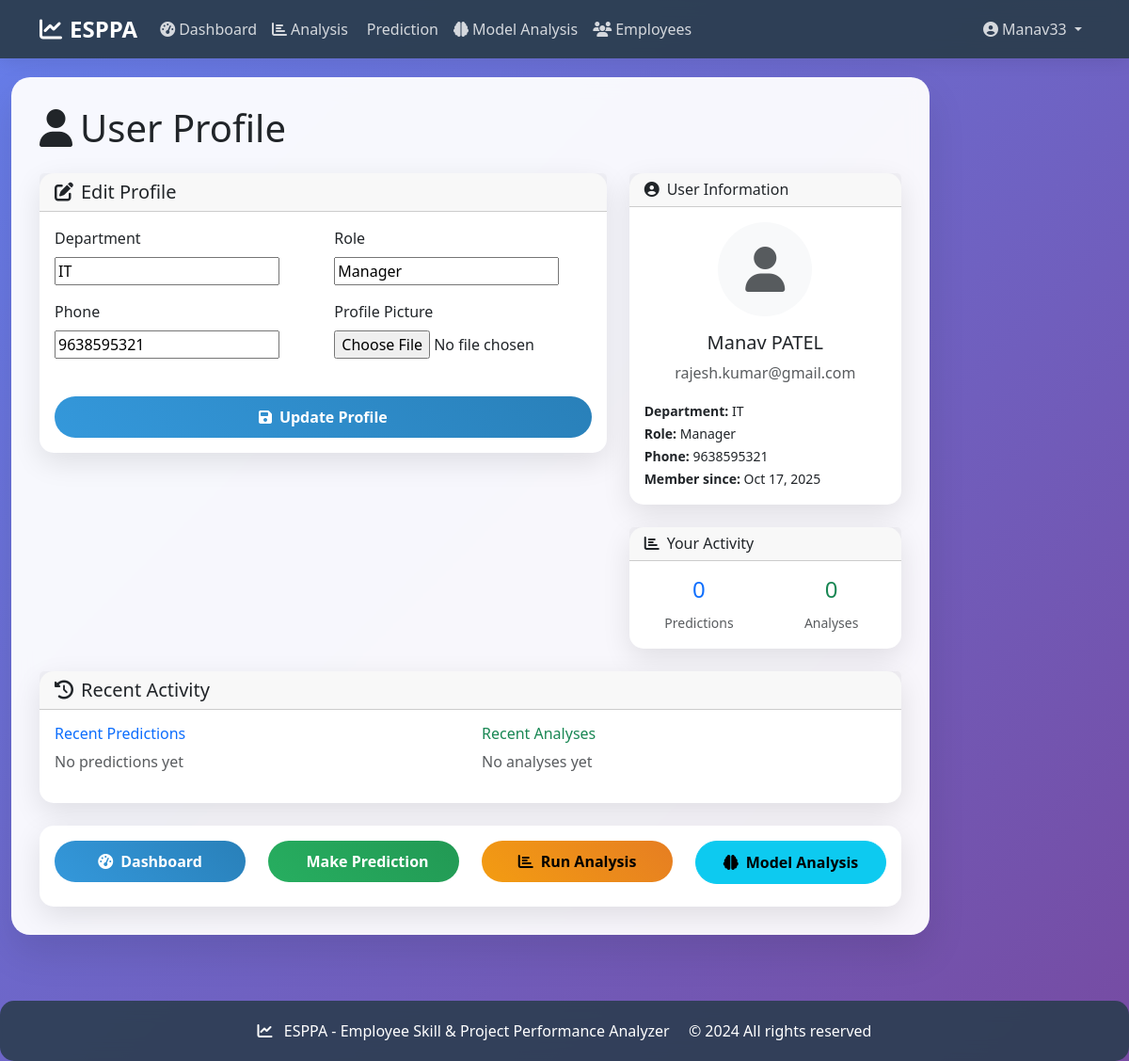
The app's page /profile/ (signed in) with its own data.
### analyzer/models.py (models this page shows, shortened)
class UserProfile(models.Model):
    user = models.OneToOneField(User, on_delete=models.CASCADE)
    department = models.CharField(max_length=100, blank=True)
    role = models.CharField(max_length=100, blank=True)
    phone = models.CharField(max_length=20, blank=True)
    profile_picture = models.ImageField(upload_to='profile_pics/', null=True, blank=True)
    created_at = models.DateTimeField(auto_now_add=True)
    updated_at = models.DateTimeField(auto_now=True)

### analyzer/views.py (the view)
# urls.py: path('profile/', views.profile_view, name='profile'),
@login_required
def profile_view(request):
    userprofile, created = UserProfile.objects.get_or_create(user=request.user)
    if request.method == 'POST':
        form = UserProfileForm(request.POST, request.FILES, instance=userprofile)
        if form.is_valid():
            form.save()
            messages.success(request, 'Profile updated successfully!')
            return redirect('profile')
    else:
        form = UserProfileForm(instance=userprofile)
    recent_predictions = Prediction.objects.filter(created_by=request.user).order_by('-created_at')[:10]
    recent_analyses = Analysis.objects.filter(created_by=request.user).order_by('-created_at')[:10]
    context = {
        'form': form,
        'recent_predictions': recent_predictions,
        'recent_analyses': recent_analyses,
    }
    return render(request, 'analyzer/profile.html', context)

### analyzer/forms.py
class UserProfileForm(forms.ModelForm):
    class Meta:
        model = UserProfile
        fields = ['department', 'role', 'phone', 'profile_picture']

### templates/analyzer/profile.html (shortened to what this page needs)
{% extends 'base.html' %}
{% load crispy_forms_tags %}
{% block content %}
<div class="row">
    <div class="col-12">
        <h1 class="mb-4">
            <i class="fas fa-user me-2"></i>User Profile
        </h1>
    </div>
</div>
<div class="row">
    <div class="col-md-8">
        <div class="card">
            <div class="card-header">
                <h5 class="card-title mb-0">
                    <i class="fas fa-edit me-2"></i>Edit Profile
                </h5>
            </div>
            <div class="card-body">
                <form method="post" enctype="multipart/form-data" novalidate>
                    <div class="row">
                        <div class="col-md-6">
                            <div class="mb-3">
                                <label for="{{ form.department.id_for_label }}" class="form-label">Department</label>
                                {{ form.department }}
                            </div>
                        </div>
                        <div class="col-md-6">
                            <div class="mb-3">
                                <label for="{{ form.role.id_for_label }}" class="form-label">Role</label>
                                {{ form.role }}
                            </div>
                        </div>
                    </div>
                    <div class="row">
                        <div class="col-md-6">
                            <div class="mb-3">
                                <label for="{{ form.phone.id_for_label }}" class="form-label">Phone</label>
                                {{ form.phone }}
                            </div>
                        </div>
                        <div class="col-md-6">
                            <div class="mb-3">
                                <label for="{{ form.profile_picture.id_for_label }}" class="form-label">Profile Picture</label>
                                {{ form.profile_picture }}
                            </div>
                        </div>
                    </div>
                    <div class="d-grid gap-2 mt-4">
                        <button type="submit" class="btn btn-primary">
                            <i class="fas fa-save me-2"></i>Update Profile
                        </button>
                    </div>
                </form>
            </div>
        </div>
    </div>
    <div class="col-md-4">
        <div class="card mb-4">
            <div class="card-header">
                <h6 class="card-title mb-0">
                    <i class="fas fa-user-circle me-2"></i>User Information
                </h6>
            </div>
            <div class="card-body text-center">
                {% if user.userprofile.profile_picture %}
                    <img src="{{ user.userprofile.profile_picture.url }}"
                         alt="Profile Picture"
                         class="rounded-circle mb-3"
                         style="width: 100px; height: 100px; object-fit: cover;">
                {% else %}
                    <div class="bg-light rounded-circle d-inline-flex align-items-center justify-content-center mb-3"
                         style="width: 100px; height: 100px;">
                        <i class="fas fa-user fa-3x text-muted"></i>
                    </div>
                {% endif %}
                <h5>{{ user.get_full_name|default:user.username }}</h5>
                <p class="text-muted">{{ user.email }}</p>
                <div class="row text-start">
                    <div class="col-12">
                        <small><strong>Department:</strong> {{ user.userprofile.department|default:"Not specified" }}</small><br>
                        <small><strong>Role:</strong> {{ user.userprofile.role|default:"Not specified" }}</small><br>
                        <small><strong>Phone:</strong> {{ user.userprofile.phone|default:"Not specified" }}</small><br>
                        <small><strong>Member since:</strong> {{ user.date_joined|date:"M d, Y" }}</small>
                    </div>
                </div>
            </div>
        </div>
        <div class="card">
            <div class="card-header">
                <h6 class="card-title mb-0">
                    <i class="fas fa-chart-bar me-2"></i>Your Activity
                </h6>
            </div>
            <div class="card-body">
                <div class="row text-center">
                    <div class="col-6">
                        <div class="h4 text-primary">{{ user.prediction_set.count }}</div>
                        <small class="text-muted">Predictions</small>
                    </div>
                    <div class="col-6">
                        <div class="h4 text-success">{{ user.analysis_set.count }}</div>
                        <small class="text-muted">Analyses</small>
                    </div>
                </div>
            </div>
        </div>
    </div>
</div>
<div class="row mt-4">
    <div class="col-12">
        <div class="card">
            <div class="card-header">
                <h5 class="card-title mb-0">
                    <i class="fas fa-history me-2"></i>Recent Activity
                </h5>
            </div>
            <div class="card-body">
                <div class="row">
                    <div class="col-md-6">
                        <h6 class="text-primary">Recent Predictions</h6>
                        {% if user.prediction_set.all %}
                            <div class="list-group list-group-flush">
                                {% for prediction in user.prediction_set.all|slice:":5" %}
                                <div class="list-group-item">
                                    <div class="d-flex justify-content-between align-items-center">
                                        <div>
                                            <h6 class="mb-1">{{ prediction.get_model_type_display }}</h6>
                                            <small class="text-muted">{{ prediction.created_at|date:"M d, Y H:i" }}</small>
                                        </div>
                                        <span class="badge bg-primary">{{ prediction.prediction_result|floatformat:2 }}</span>
                                    </div>
                                </div>
                                {% endfor %}
                            </div>
                        {% else %}
                            <p class="text-muted">No predictions yet</p>
                        {% endif %}
                    </div>
                    <div class="col-md-6">
                        <h6 class="text-success">Recent Analyses</h6>
                        {% if user.analysis_set.all %}
                            <div class="list-group list-group-flush">
                                {% for analysis in user.analysis_set.all|slice:":5" %}
                                <div class="list-group-item">
                                    <div class="d-flex justify-content-between align-items-center">
                                        <div>
                                            <h6 class="mb-1">{{ analysis.get_analysis_type_display }}</h6>
                                            <small class="text-muted">{{ analysis.created_at|date:"M d, Y H:i" }}</small>
                                        </div>
                                        <span class="badge bg-success">{{ analysis.chart_type|title }}</span>
                                    </div>
                                </div>
                                {% endfor %}
                            </div>
                        {% else %}
                            <p class="text-muted">No analyses yet</p>
                        {% endif %}
                    </div>
                </div>
            </div>
        </div>
    </div>
</div>
<div class="row mt-4">
    <div class="col-12">
        <div class="card">
            <div class="card-body">
                <div class="row">
                    <div class="col-md-3 mb-2">
                        <a href="{% url 'dashboard' %}" class="btn btn-primary w-100">
                            <i class="fas fa-tachometer-alt me-2"></i>Dashboard
                        </a>
                    </div>
                    <div class="col-md-3 mb-2">
                        <a href="{% url 'prediction' %}" class="btn btn-success w-100">
                            Make Prediction
                        </a>
                    </div>
                    <div class="col-md-3 mb-2">
                        <a href="{% url 'analysis' %}" class="btn btn-warning w-100">
                            <i class="fas fa-chart-bar me-2"></i>Run Analysis
                        </a>
                    </div>
                    <div class="col-md-3 mb-2">
                        <a href="{% url 'model_analysis' %}" class="btn btn-info w-100">
                            <i class="fas fa-brain me-2"></i>Model Analysis
                        </a>
                    </div>
                </div>
            </div>
        </div>
    </div>
</div>
{% endblock %}

### templates/base.html (shortened to what this page needs)
<!DOCTYPE html>
<html lang="en">
<head>
    <link href="https://cdn.jsdelivr.net/npm/bootstrap@5.3.0/dist/css/bootstrap.min.css" rel="stylesheet">
    <link rel="stylesheet" href="https://cdnjs.cloudflare.com/ajax/libs/font-awesome/6.4.0/css/all.min.css">
</head>
<body>
    <nav class="navbar navbar-expand-lg navbar-dark">
        <div class="container">
            <a class="navbar-brand" href="{% url 'dashboard' %}">
                <i class="fas fa-chart-line me-2"></i>ESPPA
            </a>
            <div class="collapse navbar-collapse" id="navbarNav">
                <ul class="navbar-nav me-auto">
                    <li class="nav-item">
                        <a class="nav-link" href="{% url 'dashboard' %}">
                            <i class="fas fa-tachometer-alt me-1"></i>Dashboard
                        </a>
                    </li>
                    <li class="nav-item">
                        <a class="nav-link" href="{% url 'analysis' %}">
                            <i class="fas fa-chart-bar me-1"></i>Analysis
                        </a>
                    </li>
                    <li class="nav-item">
                        <a class="nav-link" href="{% url 'prediction' %}">
                            Prediction
                        </a>
                    </li>
                    <li class="nav-item">
                        <a class="nav-link" href="{% url 'model_analysis' %}">
                            <i class="fas fa-brain me-1"></i>Model Analysis
                        </a>
                    </li>
                    <li class="nav-item">
                        <a class="nav-link" href="{% url 'employee_list' %}">
                            <i class="fas fa-users me-1"></i>Employees
                        </a>
                    </li>
                </ul>
                <ul class="navbar-nav">
                    {% if user.is_authenticated %}
                        <li class="nav-item dropdown">
                            <a class="nav-link dropdown-toggle" href="#" id="navbarDropdown" role="button" data-bs-toggle="dropdown">
                                <i class="fas fa-user-circle me-1"></i>{{ user.username }}
                            </a>
                        </li>
                    {% endif %}
                </ul>
            </div>
        </div>
    </nav>
    <div class="container-fluid">
        <div class="row">
            <div class="col-md-{% if user.is_authenticated %}9 col-lg-10{% else %}12{% endif %}">
                <div class="main-content mx-auto">
                    {% block content %}
                    {% endblock %}
                </div>
            </div>
        </div>
    </div>
    <footer class="footer">
        <div class="container">
            <p class="mb-0">
                <i class="fas fa-chart-line me-2"></i>
                ESPPA - Employee Skill & Project Performance Analyzer
                <span class="ms-3">© 2024 All rights reserved</span>
            </p>
        </div>
    </footer>
</body>
</html>

### templates/base.html (style rules this page uses)
:root { --primary-color: #2c3e50; --secondary-color: #3498db; --accent-color: #e74c3c; --success-color: #27ae60; --warning-color: #f39c12; --light-bg: #ecf0f1; --dark-bg: #2c3e50; }
body { font-family: 'Segoe UI', Tahoma, Geneva, Verdana, sans-serif; background: linear-gradient(135deg, #667eea 0%, #764ba2 100%); min-height: 100vh; }
.navbar { background: rgba(44, 62, 80, 0.95) !important; backdrop-filter: blur(10px); box-shadow: 0 2px 20px rgba(0,0,0,0.1); }
.navbar-brand { font-weight: bold; font-size: 1.5rem; color: #fff !important; }
.nav-link { color: rgba(255,255,255,0.8) !important; transition: all 0.3s ease; }
.main-content { background: rgba(255,255,255,0.95); border-radius: 20px; box-shadow: 0 20px 40px rgba(0,0,0,0.1); margin: 20px auto; padding: 30px; backdrop-filter: blur(10px); max-width: 1400px; width: 100%; min-height: calc(100vh - 200px); }
.navbar { background: rgba(44, 62, 80, 0.95) !important; backdrop-filter: blur(10px); box-shadow: 0 2px 20px rgba(0,0,0,0.1); position: sticky; top: 0; z-index: 1000; }
.footer { background: rgba(44, 62, 80, 0.95); color: white; padding: 20px 0; margin-top: auto; backdrop-filter: blur(10px); }
body { font-family: 'Segoe UI', Tahoma, Geneva, Verdana, sans-serif; background: linear-gradient(135deg, #667eea 0%, #764ba2 100%); min-height: 100vh; display: flex; flex-direction: column; }
.container-fluid { flex: 1; display: flex; flex-direction: column; }
.card { border: none; border-radius: 15px; box-shadow: 0 10px 30px rgba(0,0,0,0.1); transition: transform 0.3s ease, box-shadow 0.3s ease; }
.btn { border-radius: 25px; padding: 10px 25px; font-weight: 600; transition: all 0.3s ease; }
.btn-primary { background: linear-gradient(45deg, #3498db, #2980b9); border: none; }
.btn-success { background: linear-gradient(45deg, #27ae60, #229954); border: none; }
.btn-warning { background: linear-gradient(45deg, #f39c12, #e67e22); border: none; }
.footer { background: rgba(44, 62, 80, 0.9); color: white; text-align: center; padding: 20px; margin-top: 50px; border-radius: 15px; }

### records on screen
UserProfile: department "IT", role "Manager", phone "9638595321"

### other values on screen
{{ user.username }} "Manav33"
{{ user.get_full_name|default:user.username }} "Manav PATEL"
{{ user.email }} "rajesh.kumar@gmail.com"
{{ user.userprofile.department|default:"Not specified" }} "IT"
{{ user.userprofile.role|default:"Not specified" }} "Manager"
{{ user.userprofile.phone|default:"Not specified" }} "9638595321"
{{ user.date_joined|date:"M d, Y" }} "Oct 17, 2025"
{{ user.prediction_set.count }} "0"
{{ user.analysis_set.count }} "0"
